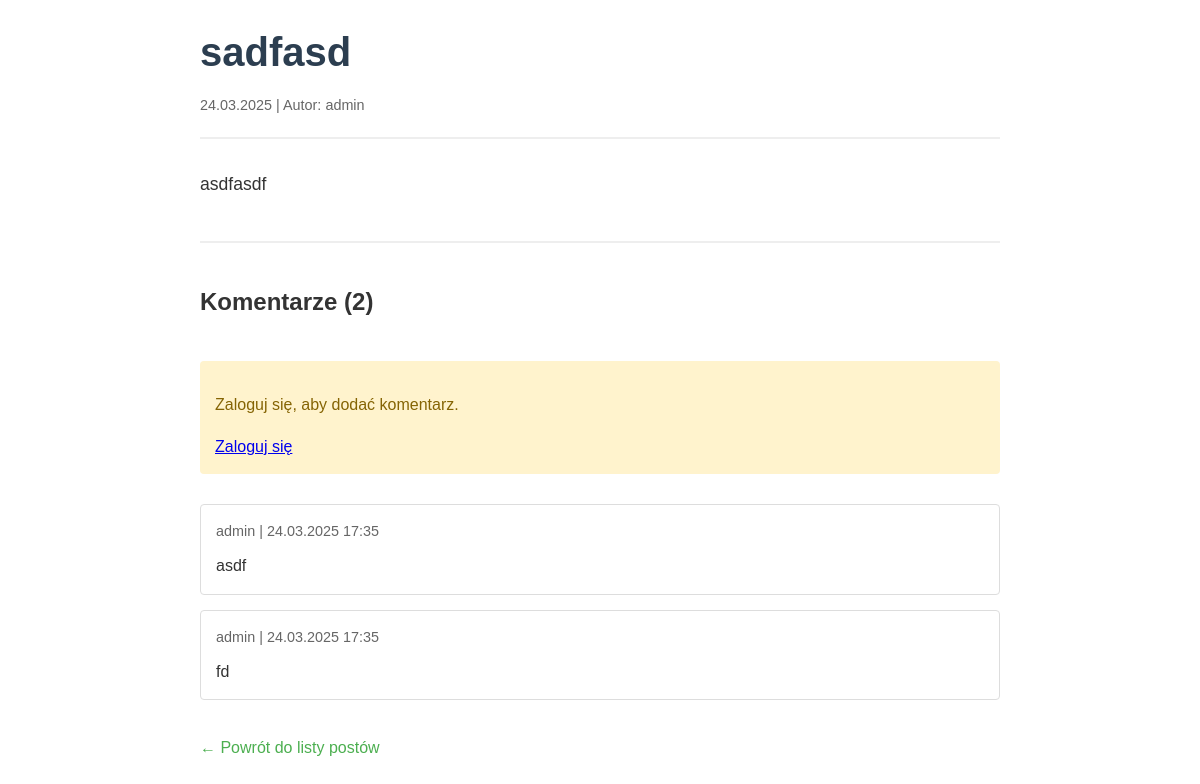
/post/sadfasd-eec5765d/, run on the app's committed database.
### blog/models.py (models this page shows, shortened)
class Post(models.Model):
    title = models.CharField(max_length=200, verbose_name='Tytuł')
    slug = models.SlugField(max_length=200, unique=True, blank=True, verbose_name='Slug')
    content = models.TextField(verbose_name='Treść')
    author = models.ForeignKey(User, on_delete=models.CASCADE, verbose_name='Autor')
    created_at = models.DateTimeField(auto_now_add=True, verbose_name='Data utworzenia')
    updated_at = models.DateTimeField(auto_now=True, verbose_name='Data aktualizacji')
    published = models.BooleanField(default=False, verbose_name='Opublikowany')
    image = models.ImageField(upload_to='blog_images/', null=True, blank=True, verbose_name='Obraz')
    class Meta:
        ordering = ['-created_at']
        verbose_name = 'Post'
        verbose_name_plural = 'Posty'

class Comment(models.Model):
    post = models.ForeignKey(Post, on_delete=models.CASCADE, related_name='comments')
    author = models.ForeignKey(User, on_delete=models.CASCADE)
    text = models.TextField(verbose_name='Komentarz')
    created_at = models.DateTimeField(auto_now_add=True)
    class Meta:
        ordering = ['created_at']
        verbose_name = 'Komentarz'
        verbose_name_plural = 'Komentarze'

### blog/views.py (the view)
# urls.py: path('post/<slug:slug>/', views.post_detail, name='post_detail'),
def post_detail(request, slug):
    post = get_object_or_404(Post, slug=slug)
    if not post.published and post.author != request.user:
        messages.error(request, 'Ten post nie jest jeszcze opublikowany.')
        return redirect('blog:post_list')
    comments = post.comments.all()
    new_comment = None
    if request.method == 'POST' and request.user.is_authenticated:
        comment_form = CommentForm(request.POST)
        if comment_form.is_valid():
            new_comment = comment_form.save(commit=False)
            new_comment.post = post
            new_comment.author = request.user
            new_comment.save()
            messages.success(request, 'Twój komentarz został dodany.')
            return redirect('blog:post_detail', slug=post.slug)
    else:
        comment_form = CommentForm()
    return render(request, 'blog/post_detail.html', {
        'post': post,
        'comments': comments,
        'comment_form': comment_form,
    })

### blog/templates/blog/post_detail.html (shortened to what this page needs)
<!DOCTYPE html>
<html lang="pl">
  <head>
  </head>
  <body>
    <header>
      <h1>{{ post.title }}</h1>
      <div class="post-meta">
        <time datetime="{{ post.created_at|date:'Y-m-d' }}">
          {{ post.created_at|date:'d.m.Y' }}
        </time>
        | Autor: {{ post.author.get_full_name|default:post.author.username }}
      </div>
    </header>
    <main>
      <article class="post">
        <div class="post-content">{{ post.content }}</div>
      </article>
      <section class="comments-section">
        <div class="comments-header">
          <h2>Komentarze ({{ comments.count }})</h2>
        </div>
        {% if user.is_authenticated %}
        <div class="comment-form">
          <h3>Dodaj komentarz</h3>
          <form method="post">
            {% csrf_token %}
            <div class="form-group">{{ comment_form.as_p }}</div>
            <button type="submit" class="button">Dodaj komentarz</button>
          </form>
        </div>
        {% else %}
        <div class="login-message">
          <p>Zaloguj się, aby dodać komentarz.</p>
          <a href="{% url 'users:login' %}">Zaloguj się</a>
        </div>
        {% endif %}
        <div class="comments-list">
          {% if comments %} {% for comment in comments %}
          <div class="comment">
            <div class="comment-meta">
              {{ comment.author.get_full_name|default:comment.author.username }}
              | {{ comment.created_at|date:'d.m.Y H:i' }}
            </div>
            <p class="comment-text">{{ comment.text }}</p>
          </div>
          {% endfor %} {% else %}
          <p>Brak komentarzy. Bądź pierwszy!</p>
          {% endif %}
        </div>
      </section>
    </main>
    <footer>
      <a href="{% url 'blog:post_list' %}" class="back-link"
        >&larr; Powrót do listy postów</a
      >
    </footer>
  </body>
</html>

### blog/templates/blog/post_detail.html (style rules this page uses)
body { font-family: Arial, sans-serif; line-height: 1.6; max-width: 800px; margin: 0 auto; padding: 20px; color: #333; }
header { margin-bottom: 30px; padding-bottom: 20px; border-bottom: 2px solid #eee; }
h1 { margin: 0; color: #2c3e50; font-size: 2.5em; }
.post-meta { color: #666; font-size: 0.9em; margin-top: 10px; }
.post-content { font-size: 1.1em; line-height: 1.8; }
.comments-section { margin-top: 40px; padding-top: 20px; border-top: 2px solid #eee; }
.comments-header { display: flex; justify-content: space-between; align-items: center; margin-bottom: 20px; }
.comments-list { margin-top: 30px; }
.comment { background-color: white; border: 1px solid #ddd; border-radius: 4px; padding: 15px; margin-bottom: 15px; }
.comment-meta { color: #666; font-size: 0.9em; margin-bottom: 10px; }
.comment-text { margin: 0; }
.login-message { background-color: #fff3cd; color: #856404; padding: 15px; border-radius: 4px; margin-bottom: 20px; }
.back-link { display: inline-block; margin-top: 20px; color: #4caf50; text-decoration: none; }

### data on the page
Post: title "sadfasd", created_at "24.03.2025", author.get_full_name "admin", content "asdfasdf", count "2"
Comment: author.get_full_name "admin", created_at "24.03.2025 17:35", text "asdf"
Comment: author.get_full_name "admin", created_at "24.03.2025 17:35", text "fd"
